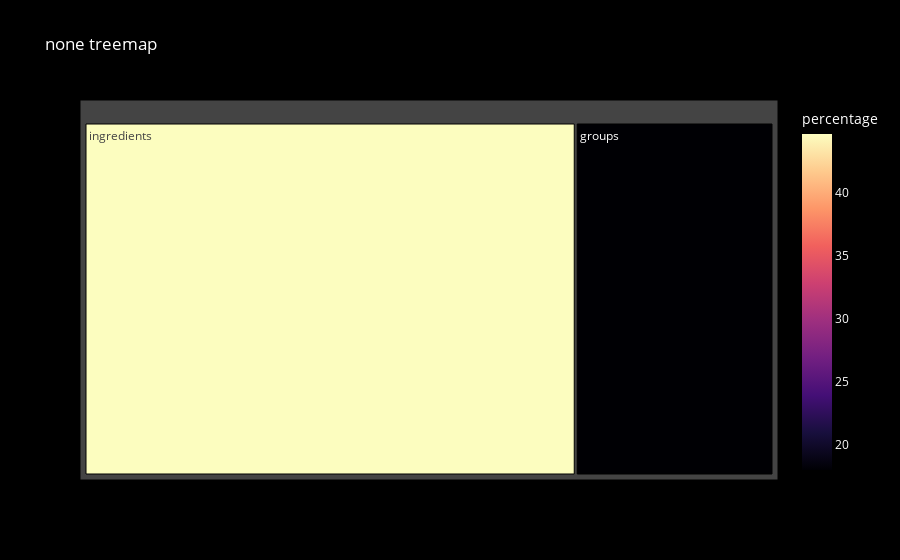

The notebook cell saved with this chart:
### Code cell
data_graph_none = [{'key': key, 'percentage': percentage} for key, percentage in percentages.items()]
df = pd.DataFrame(data_graph_none)
fig = px.treemap(df, path=['key'], values='percentage',
                 color='percentage', color_continuous_scale='Magma',
                 title='none treemap')
fig.update_layout(
    paper_bgcolor='black',  
    plot_bgcolor='black',   
    font_color='white'      
)
fig.show()

### Figure 1 — Plotly figure (JSON) as saved in the notebook; plotly's stock layout.template omitted (floating-point values rounded to 4 significant figures)
{"data": [{"branchvalues": "total", "customdata": [[17.99], [44.71]], "domain": {"x": [0, 1], "y": [0, 1]}, "hovertemplate": "labels=%{label}<br>percentage_sum=%{value}<br>parent=%{parent}<br>id=%{id}<br>percentage=%{color}<extra></extra>", "ids": ["groups", "ingredients"], "labels": ["groups", "ingredients"], "marker": {"coloraxis": "coloraxis", "colors": [17.99, 44.71]}, "name": "", "parents": ["", ""], "type": "treemap", "values": [17.99, 44.71]}], "layout": {"coloraxis": {"colorbar": {"title": {"text": "percentage"}}, "colorscale": [[0, "#000004"], [0.1111, "#180f3d"], [0.2222, "#440f76"], [0.3333, "#721f81"], [0.4444, "#9e2f7f"], [0.5556, "#cd4071"], [0.6667, "#f1605d"], [0.7778, "#fd9668"], [0.8889, "#feca8d"], [1, "#fcfdbf"]]}, "font": {"color": "white"}, "legend": {"tracegroupgap": 0}, "paper_bgcolor": "black", "plot_bgcolor": "black", "title": {"text": "none treemap"}}}
